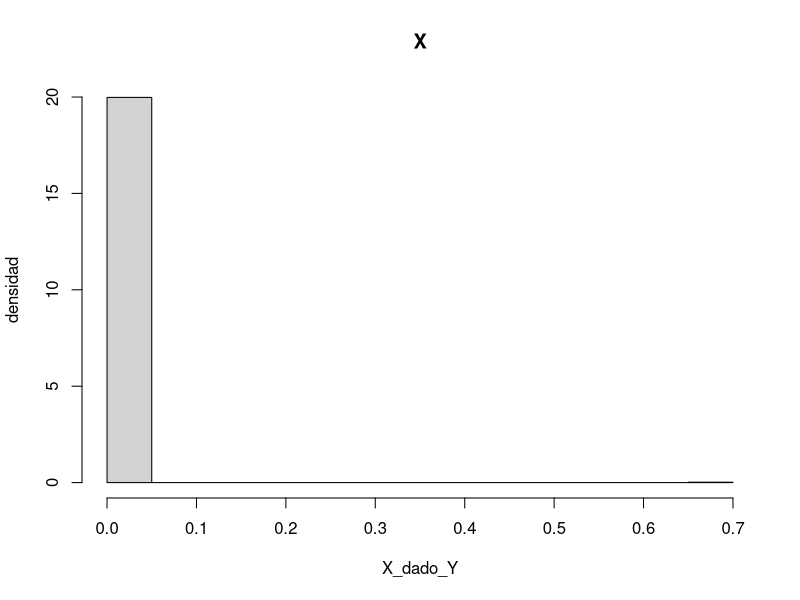
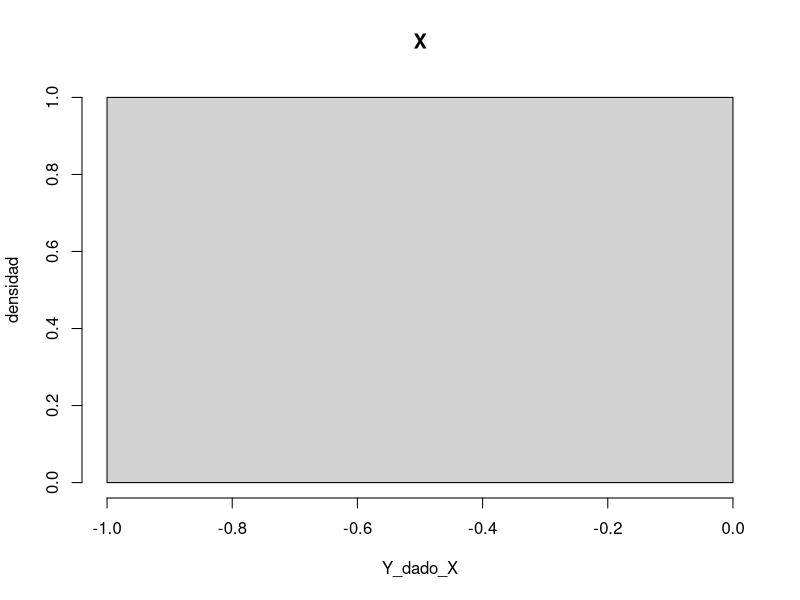
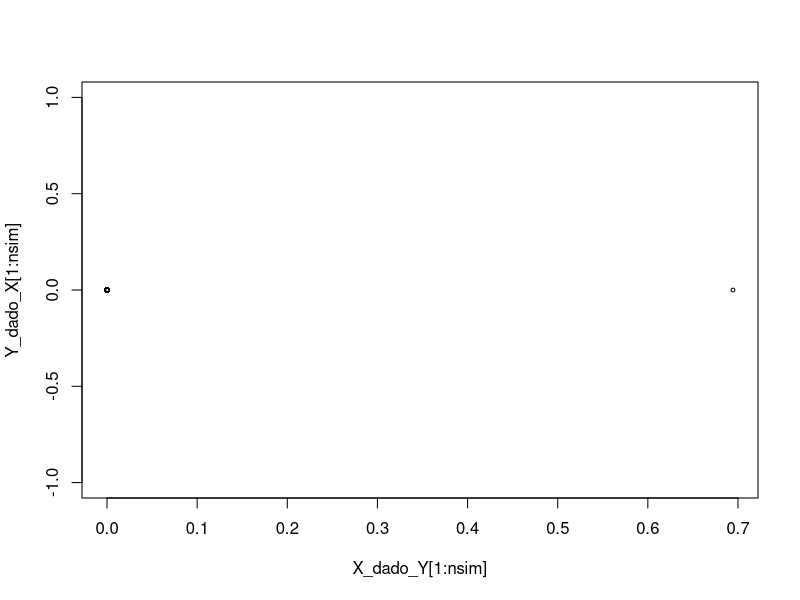

The R script that drew these images, in order:
## ---- chunk 1
library(ggplot2)
library(tidyverse)
library(patchwork)
library(kableExtra)
## ---- chunk 2
tabla = tibble(Dosis_wi = c(1.6907, 1.7242, 1.7552, 1.7842, 1.8113, 1.8369, 1.8610, 1.8839), muertos_yi = c(6, 13, 18, 28, 52, 53, 61, 60), expuestos_ni = c(59, 60, 62, 56, 63, 59, 62, 60))
tabla %>% kable() %>% kable_paper(full_width = FALSE)
## ---- chunk 3
modelo1 = "model{
for (i in 1:k){
y[i] ~ dbin(p[i],n[i])
logit(p[i]) <- alpha + beta*(w[i]-mean(w[])
# probit(p[i]) <- alpha + beta*(w[i]-mean(w[])
# cloglog(p[i]) <- alpha + beta*(w[i]-mean(w[])
} #fin del loop i
alpha ~ dnorm(0.0,1.0e-3)
dbeta ~ dnorm(0.0,1.0e-3)
} #fin del código"
## ---- chunk 4
a <- 1
b <- 1
nsim <- 1000

X_dado_Y <- Y_dado_X <- array(0, dim = c(nsim, 1))

X_dado_Y[1] <- rgamma(1, shape = a, rate = 1 + b)
Y_dado_X[1] <- rpois(1, lambda = X_dado_Y[1])

ejercicio_4 <- function(n, X_dado_Y, Y_dado_X) {
  for (i in 2:n) {
    X_dado_Y[i] <- rgamma(1, shape = a + Y_dado_X[i - 1], rate = 1 + b)
    Y_dado_X[i] <- rpois(1, lambda = X_dado_Y[i])
  }
  
  return(list(X_dado_Y = X_dado_Y, Y_dado_X = Y_dado_X))
}

## ---- chunk 5
result <- ejercicio_4(nsim, X_dado_Y, Y_dado_X)
# X_dado_Y <- result$X_dado_Y
# Y_dado_X <- result$Y_dado_X
hist(X_dado_Y, probability = T, main = "X", ylab = "densidad")
hist(Y_dado_X, probability = T, main = "X", ylab = "densidad")
## ---- chunk 6
plot(X_dado_Y[1:nsim], Y_dado_X[1:nsim], cex = 0.5)
